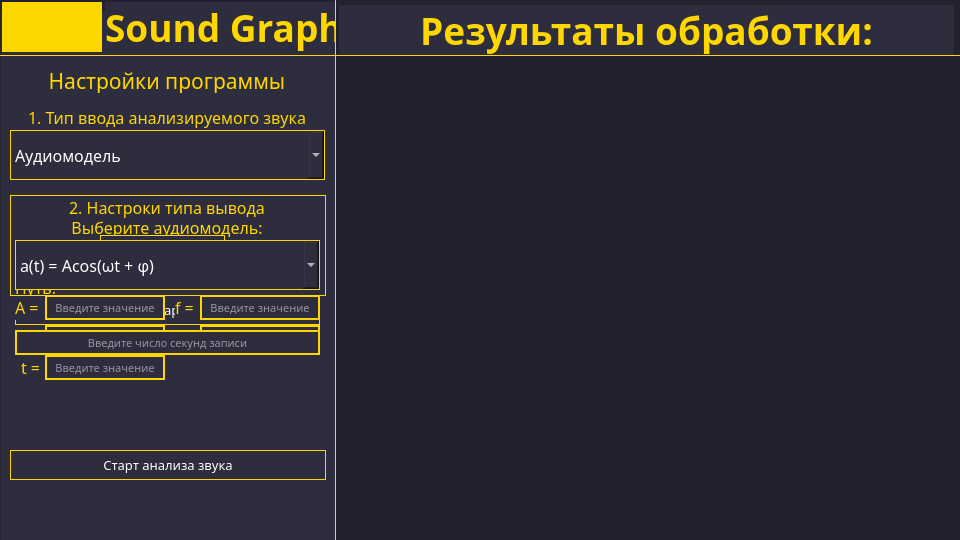
<?xml version="1.0" encoding="UTF-8"?>
<ui version="4.0">
 <class>SG</class>
 <widget class="QMainWindow" name="SG">
  <property name="enabled">
   <bool>true</bool>
  </property>
  <property name="geometry">
   <rect>
    <x>0</x>
    <y>0</y>
    <width>960</width>
    <height>540</height>
   </rect>
  </property>
  <property name="sizePolicy">
   <sizepolicy hsizetype="Preferred" vsizetype="Preferred">
    <horstretch>0</horstretch>
    <verstretch>0</verstretch>
   </sizepolicy>
  </property>
  <property name="minimumSize">
   <size>
    <width>960</width>
    <height>540</height>
   </size>
  </property>
  <property name="maximumSize">
   <size>
    <width>960</width>
    <height>540</height>
   </size>
  </property>
  <property name="windowTitle">
   <string>Sound Graph</string>
  </property>
  <property name="styleSheet">
   <string notr="true">background-color: #22222E</string>
  </property>
  <property name="tabShape">
   <enum>QTabWidget::Rounded</enum>
  </property>
  <widget class="QWidget" name="SG_widget">
   <widget class="Line" name="line">
    <property name="geometry">
     <rect>
      <x>0</x>
      <y>55</y>
      <width>1024</width>
      <height>1</height>
     </rect>
    </property>
    <property name="autoFillBackground">
     <bool>false</bool>
    </property>
    <property name="styleSheet">
     <string notr="true">border: 2px solid #FFD700;</string>
    </property>
    <property name="orientation">
     <enum>Qt::Horizontal</enum>
    </property>
   </widget>
   <widget class="QLabel" name="icon">
    <property name="geometry">
     <rect>
      <x>2</x>
      <y>2</y>
      <width>100</width>
      <height>50</height>
     </rect>
    </property>
    <property name="styleSheet">
     <string notr="true">background-color: #FFD700</string>
    </property>
    <property name="text">
     <string/>
    </property>
    <property name="pixmap">
     <pixmap>../images/icon.png</pixmap>
    </property>
    <property name="scaledContents">
     <bool>true</bool>
    </property>
    <property name="alignment">
     <set>Qt::AlignCenter</set>
    </property>
   </widget>
   <widget class="QLabel" name="name">
    <property name="geometry">
     <rect>
      <x>105</x>
      <y>2</y>
      <width>230</width>
      <height>50</height>
     </rect>
    </property>
    <property name="font">
     <font>
      <family>Roboto Slab SemiBold</family>
      <pointsize>28</pointsize>
      <weight>75</weight>
      <bold>true</bold>
     </font>
    </property>
    <property name="styleSheet">
     <string notr="true">color: #FFD700; background-color: #2D2D3D</string>
    </property>
    <property name="text">
     <string>Sound Graph</string>
    </property>
    <property name="alignment">
     <set>Qt::AlignLeading|Qt::AlignLeft|Qt::AlignVCenter</set>
    </property>
   </widget>
   <widget class="QFrame" name="settings">
    <property name="geometry">
     <rect>
      <x>0</x>
      <y>10</y>
      <width>336</width>
      <height>576</height>
     </rect>
    </property>
    <property name="styleSheet">
     <string notr="true">background-color: #2D2D3D</string>
    </property>
    <property name="frameShape">
     <enum>QFrame::StyledPanel</enum>
    </property>
    <property name="frameShadow">
     <enum>QFrame::Raised</enum>
    </property>
    <widget class="QComboBox" name="input_type_box">
     <property name="geometry">
      <rect>
       <x>10</x>
       <y>120</y>
       <width>315</width>
       <height>50</height>
      </rect>
     </property>
     <property name="font">
      <font>
       <family>Roboto Slab</family>
       <pointsize>12</pointsize>
      </font>
     </property>
     <property name="toolTip">
      <string/>
     </property>
     <property name="layoutDirection">
      <enum>Qt::LeftToRight</enum>
     </property>
     <property name="autoFillBackground">
      <bool>false</bool>
     </property>
     <property name="styleSheet">
      <string notr="true">QComboBox {
	background-color: #2D2D3D;
	border: 1px solid #FFD700;
	color: white;
}

QComboBox QAbstractItemView {
   color: white;
   background-color: #2D2D3D;
}</string>
     </property>
     <property name="editable">
      <bool>false</bool>
     </property>
     <property name="currentText">
      <string>Аудиомодель</string>
     </property>
     <property name="currentIndex">
      <number>0</number>
     </property>
     <property name="insertPolicy">
      <enum>QComboBox::NoInsert</enum>
     </property>
     <property name="sizeAdjustPolicy">
      <enum>QComboBox::AdjustToContentsOnFirstShow</enum>
     </property>
     <item>
      <property name="text">
       <string>Аудиомодель</string>
      </property>
     </item>
     <item>
      <property name="text">
       <string>Звуки устройства</string>
      </property>
     </item>
     <item>
      <property name="text">
       <string>Файл</string>
      </property>
     </item>
    </widget>
    <widget class="QLabel" name="settings_label">
     <property name="geometry">
      <rect>
       <x>2</x>
       <y>58</y>
       <width>330</width>
       <height>25</height>
      </rect>
     </property>
     <property name="font">
      <font>
       <family>Roboto Slab</family>
       <pointsize>16</pointsize>
      </font>
     </property>
     <property name="styleSheet">
      <string notr="true">color: #FFD700; background-color: #2D2D3D</string>
     </property>
     <property name="text">
      <string>Настройки программы</string>
     </property>
     <property name="alignment">
      <set>Qt::AlignCenter</set>
     </property>
    </widget>
    <widget class="QLabel" name="input_type_label">
     <property name="geometry">
      <rect>
       <x>2</x>
       <y>95</y>
       <width>330</width>
       <height>25</height>
      </rect>
     </property>
     <property name="font">
      <font>
       <family>Roboto Slab</family>
       <pointsize>12</pointsize>
      </font>
     </property>
     <property name="styleSheet">
      <string notr="true">color: #FFD700; background-color: #2D2D3D</string>
     </property>
     <property name="text">
      <string>1. Тип ввода анализируемого звука</string>
     </property>
     <property name="alignment">
      <set>Qt::AlignCenter</set>
     </property>
    </widget>
    <widget class="QLabel" name="sopt_label">
     <property name="geometry">
      <rect>
       <x>2</x>
       <y>185</y>
       <width>330</width>
       <height>25</height>
      </rect>
     </property>
     <property name="font">
      <font>
       <family>Roboto Slab</family>
       <pointsize>12</pointsize>
      </font>
     </property>
     <property name="styleSheet">
      <string notr="true">color: #FFD700; background-color: #2D2D3D</string>
     </property>
     <property name="text">
      <string>2. Настроки типа вывода</string>
     </property>
     <property name="alignment">
      <set>Qt::AlignCenter</set>
     </property>
    </widget>
    <widget class="QPushButton" name="path_btn">
     <property name="enabled">
      <bool>true</bool>
     </property>
     <property name="geometry">
      <rect>
       <x>100</x>
       <y>225</y>
       <width>125</width>
       <height>30</height>
      </rect>
     </property>
     <property name="font">
      <font>
       <family>Roboto Slab</family>
       <pointsize>10</pointsize>
      </font>
     </property>
     <property name="styleSheet">
      <string notr="true">QPushButton {
	background-color: #2D2D3D;
	border: 1px solid #FFD700;
	color: white;
}

QPushButton:hover {
	background-color: #B59900;
}

 QPushButton:!hover {
	background-color: #2D2D3D;
}

QPushButton:pressed {
	background-color: #FFD700;
}
</string>
     </property>
     <property name="text">
      <string>Выбрать файл</string>
     </property>
    </widget>
    <widget class="QLabel" name="path_label">
     <property name="geometry">
      <rect>
       <x>15</x>
       <y>265</y>
       <width>45</width>
       <height>25</height>
      </rect>
     </property>
     <property name="font">
      <font>
       <family>Roboto Slab</family>
       <pointsize>12</pointsize>
      </font>
     </property>
     <property name="styleSheet">
      <string notr="true">color: #FFD700; background-color: #2D2D3D</string>
     </property>
     <property name="text">
      <string>Путь:</string>
     </property>
     <property name="alignment">
      <set>Qt::AlignLeading|Qt::AlignLeft|Qt::AlignVCenter</set>
     </property>
    </widget>
    <widget class="QLabel" name="path_sound_label">
     <property name="geometry">
      <rect>
       <x>62</x>
       <y>266</y>
       <width>261</width>
       <height>25</height>
      </rect>
     </property>
     <property name="font">
      <font>
       <underline>true</underline>
      </font>
     </property>
     <property name="styleSheet">
      <string notr="true">color: #FFD700; background-color: #2D2D3D;  text-decoration: underline;</string>
     </property>
     <property name="text">
      <string/>
     </property>
     <property name="alignment">
      <set>Qt::AlignLeading|Qt::AlignLeft|Qt::AlignVCenter</set>
     </property>
    </widget>
    <widget class="QLabel" name="rec_type_label">
     <property name="geometry">
      <rect>
       <x>2</x>
       <y>205</y>
       <width>330</width>
       <height>25</height>
      </rect>
     </property>
     <property name="font">
      <font>
       <family>Roboto Slab</family>
       <pointsize>12</pointsize>
      </font>
     </property>
     <property name="styleSheet">
      <string notr="true">color: #FFD700; background-color: #2D2D3D</string>
     </property>
     <property name="text">
      <string>Выберите аудиомодель:</string>
     </property>
     <property name="alignment">
      <set>Qt::AlignCenter</set>
     </property>
    </widget>
    <widget class="QComboBox" name="rec_type_box">
     <property name="geometry">
      <rect>
       <x>15</x>
       <y>230</y>
       <width>305</width>
       <height>50</height>
      </rect>
     </property>
     <property name="font">
      <font>
       <family>Roboto Slab</family>
       <pointsize>12</pointsize>
      </font>
     </property>
     <property name="toolTip">
      <string/>
     </property>
     <property name="layoutDirection">
      <enum>Qt::LeftToRight</enum>
     </property>
     <property name="autoFillBackground">
      <bool>false</bool>
     </property>
     <property name="styleSheet">
      <string notr="true">background-color: #2D2D3D;
border: 1px solid #FFD700;
color: white;
</string>
     </property>
     <property name="editable">
      <bool>false</bool>
     </property>
     <property name="currentText">
      <string/>
     </property>
     <property name="currentIndex">
      <number>-1</number>
     </property>
    </widget>
    <widget class="QPushButton" name="start_btn">
     <property name="enabled">
      <bool>true</bool>
     </property>
     <property name="geometry">
      <rect>
       <x>15</x>
       <y>285</y>
       <width>305</width>
       <height>30</height>
      </rect>
     </property>
     <property name="font">
      <font>
       <family>Roboto Slab</family>
       <pointsize>10</pointsize>
      </font>
     </property>
     <property name="styleSheet">
      <string notr="true">QPushButton {
	background-color: #2D2D3D;
	border: 1px solid #FFD700;
	color: white;
}

QPushButton:hover {
	background-color: #B59900;
}

 QPushButton:!hover {
	background-color: #2D2D3D;
}

QPushButton:pressed {
	background-color: #FFD700;
}
</string>
     </property>
     <property name="text">
      <string>Старт</string>
     </property>
    </widget>
    <widget class="QPushButton" name="graphics_btn">
     <property name="enabled">
      <bool>true</bool>
     </property>
     <property name="geometry">
      <rect>
       <x>10</x>
       <y>440</y>
       <width>316</width>
       <height>30</height>
      </rect>
     </property>
     <property name="font">
      <font>
       <family>Roboto Slab</family>
       <pointsize>10</pointsize>
      </font>
     </property>
     <property name="styleSheet">
      <string notr="true">QPushButton {
	background-color: #2D2D3D;
	border: 1px solid #FFD700;
	color: white;
}

QPushButton:hover {
	background-color: #B59900;
}

 QPushButton:!hover {
	background-color: #2D2D3D;
}

QPushButton:pressed {
	background-color: #FFD700;
}
</string>
     </property>
     <property name="text">
      <string>Старт анализа звука</string>
     </property>
    </widget>
    <widget class="QComboBox" name="model_type_box">
     <property name="geometry">
      <rect>
       <x>15</x>
       <y>230</y>
       <width>305</width>
       <height>50</height>
      </rect>
     </property>
     <property name="font">
      <font>
       <family>Roboto Slab</family>
       <pointsize>12</pointsize>
      </font>
     </property>
     <property name="toolTip">
      <string/>
     </property>
     <property name="layoutDirection">
      <enum>Qt::LeftToRight</enum>
     </property>
     <property name="autoFillBackground">
      <bool>false</bool>
     </property>
     <property name="styleSheet">
      <string notr="true">background-color: #2D2D3D;
border: 1px solid #FFD700;
color: white;
</string>
     </property>
     <property name="editable">
      <bool>false</bool>
     </property>
     <property name="currentText">
      <string>a(t) = Acos(ωt + φ)</string>
     </property>
     <property name="currentIndex">
      <number>0</number>
     </property>
     <item>
      <property name="text">
       <string>a(t) = Acos(ωt + φ)</string>
      </property>
     </item>
    </widget>
    <widget class="QLabel" name="reg_label_1">
     <property name="geometry">
      <rect>
       <x>15</x>
       <y>285</y>
       <width>50</width>
       <height>25</height>
      </rect>
     </property>
     <property name="font">
      <font>
       <family>Roboto Slab</family>
       <pointsize>12</pointsize>
      </font>
     </property>
     <property name="styleSheet">
      <string notr="true">color: #FFD700; background-color: #2D2D3D</string>
     </property>
     <property name="text">
      <string>A = </string>
     </property>
     <property name="alignment">
      <set>Qt::AlignLeading|Qt::AlignLeft|Qt::AlignVCenter</set>
     </property>
    </widget>
    <widget class="QLineEdit" name="reg_1">
     <property name="geometry">
      <rect>
       <x>45</x>
       <y>285</y>
       <width>120</width>
       <height>25</height>
      </rect>
     </property>
     <property name="font">
      <font>
       <family>Roboto Slab Medium</family>
       <pointsize>8</pointsize>
      </font>
     </property>
     <property name="styleSheet">
      <string notr="true">border: 2px solid #FFD700;
color: white</string>
     </property>
     <property name="alignment">
      <set>Qt::AlignCenter</set>
     </property>
     <property name="placeholderText">
      <string>Введите значение</string>
     </property>
    </widget>
    <widget class="QLineEdit" name="reg_4">
     <property name="geometry">
      <rect>
       <x>45</x>
       <y>315</y>
       <width>120</width>
       <height>25</height>
      </rect>
     </property>
     <property name="font">
      <font>
       <family>Roboto Slab Medium</family>
       <pointsize>8</pointsize>
      </font>
     </property>
     <property name="styleSheet">
      <string notr="true">border: 2px solid #FFD700;
color: white</string>
     </property>
     <property name="alignment">
      <set>Qt::AlignCenter</set>
     </property>
     <property name="placeholderText">
      <string>Введите значение</string>
     </property>
    </widget>
    <widget class="QLabel" name="reg_label_4">
     <property name="geometry">
      <rect>
       <x>15</x>
       <y>315</y>
       <width>50</width>
       <height>25</height>
      </rect>
     </property>
     <property name="font">
      <font>
       <family>Roboto Slab</family>
       <pointsize>12</pointsize>
      </font>
     </property>
     <property name="styleSheet">
      <string notr="true">color: #FFD700; background-color: #2D2D3D</string>
     </property>
     <property name="text">
      <string>ω = </string>
     </property>
     <property name="alignment">
      <set>Qt::AlignLeading|Qt::AlignLeft|Qt::AlignVCenter</set>
     </property>
    </widget>
    <widget class="QLineEdit" name="reg_5">
     <property name="geometry">
      <rect>
       <x>45</x>
       <y>345</y>
       <width>120</width>
       <height>25</height>
      </rect>
     </property>
     <property name="font">
      <font>
       <family>Roboto Slab Medium</family>
       <pointsize>8</pointsize>
      </font>
     </property>
     <property name="styleSheet">
      <string notr="true">border: 2px solid #FFD700;
color: white</string>
     </property>
     <property name="alignment">
      <set>Qt::AlignCenter</set>
     </property>
     <property name="placeholderText">
      <string>Введите значение</string>
     </property>
    </widget>
    <widget class="QLabel" name="reg_label_5">
     <property name="geometry">
      <rect>
       <x>21</x>
       <y>345</y>
       <width>50</width>
       <height>25</height>
      </rect>
     </property>
     <property name="font">
      <font>
       <family>Roboto Slab</family>
       <pointsize>12</pointsize>
      </font>
     </property>
     <property name="styleSheet">
      <string notr="true">color: #FFD700; background-color: #2D2D3D</string>
     </property>
     <property name="text">
      <string>t = </string>
     </property>
     <property name="alignment">
      <set>Qt::AlignLeading|Qt::AlignLeft|Qt::AlignVCenter</set>
     </property>
    </widget>
    <widget class="QLineEdit" name="reg_2">
     <property name="geometry">
      <rect>
       <x>200</x>
       <y>285</y>
       <width>120</width>
       <height>25</height>
      </rect>
     </property>
     <property name="font">
      <font>
       <family>Roboto Slab Medium</family>
       <pointsize>8</pointsize>
      </font>
     </property>
     <property name="styleSheet">
      <string notr="true">border: 2px solid #FFD700;
color: white</string>
     </property>
     <property name="alignment">
      <set>Qt::AlignCenter</set>
     </property>
     <property name="placeholderText">
      <string>Введите значение</string>
     </property>
    </widget>
    <widget class="QLabel" name="reg_label_2">
     <property name="geometry">
      <rect>
       <x>175</x>
       <y>285</y>
       <width>50</width>
       <height>25</height>
      </rect>
     </property>
     <property name="font">
      <font>
       <family>Roboto Slab</family>
       <pointsize>12</pointsize>
      </font>
     </property>
     <property name="styleSheet">
      <string notr="true">color: #FFD700; background-color: #2D2D3D</string>
     </property>
     <property name="text">
      <string>f = </string>
     </property>
     <property name="alignment">
      <set>Qt::AlignLeading|Qt::AlignLeft|Qt::AlignVCenter</set>
     </property>
    </widget>
    <widget class="QLineEdit" name="reg_3">
     <property name="geometry">
      <rect>
       <x>200</x>
       <y>315</y>
       <width>120</width>
       <height>25</height>
      </rect>
     </property>
     <property name="font">
      <font>
       <family>Roboto Slab Medium</family>
       <pointsize>8</pointsize>
      </font>
     </property>
     <property name="styleSheet">
      <string notr="true">border: 2px solid #FFD700;
color: white</string>
     </property>
     <property name="alignment">
      <set>Qt::AlignCenter</set>
     </property>
     <property name="placeholderText">
      <string>Введите значение</string>
     </property>
    </widget>
    <widget class="QLabel" name="reg_label_3">
     <property name="geometry">
      <rect>
       <x>170</x>
       <y>315</y>
       <width>50</width>
       <height>25</height>
      </rect>
     </property>
     <property name="font">
      <font>
       <family>Roboto Slab</family>
       <pointsize>12</pointsize>
      </font>
     </property>
     <property name="styleSheet">
      <string notr="true">color: #FFD700; background-color: #2D2D3D</string>
     </property>
     <property name="text">
      <string>φ = </string>
     </property>
     <property name="alignment">
      <set>Qt::AlignLeading|Qt::AlignLeft|Qt::AlignVCenter</set>
     </property>
    </widget>
    <widget class="QLineEdit" name="reg_seconds">
     <property name="geometry">
      <rect>
       <x>15</x>
       <y>320</y>
       <width>305</width>
       <height>25</height>
      </rect>
     </property>
     <property name="font">
      <font>
       <family>Roboto Slab Medium</family>
       <pointsize>8</pointsize>
      </font>
     </property>
     <property name="styleSheet">
      <string notr="true">border: 2px solid #FFD700;
color: white</string>
     </property>
     <property name="alignment">
      <set>Qt::AlignCenter</set>
     </property>
     <property name="placeholderText">
      <string>Введите число секунд записи</string>
     </property>
    </widget>
    <zorder>rec_type_label</zorder>
    <zorder>reg_label_5</zorder>
    <zorder>reg_label_4</zorder>
    <zorder>input_type_box</zorder>
    <zorder>settings_label</zorder>
    <zorder>input_type_label</zorder>
    <zorder>sopt_label</zorder>
    <zorder>path_btn</zorder>
    <zorder>path_label</zorder>
    <zorder>path_sound_label</zorder>
    <zorder>rec_type_box</zorder>
    <zorder>start_btn</zorder>
    <zorder>graphics_btn</zorder>
    <zorder>model_type_box</zorder>
    <zorder>reg_label_1</zorder>
    <zorder>reg_1</zorder>
    <zorder>reg_4</zorder>
    <zorder>reg_5</zorder>
    <zorder>reg_label_2</zorder>
    <zorder>reg_2</zorder>
    <zorder>reg_label_3</zorder>
    <zorder>reg_3</zorder>
    <zorder>reg_seconds</zorder>
   </widget>
   <widget class="Line" name="line_3">
    <property name="geometry">
     <rect>
      <x>10</x>
      <y>195</y>
      <width>315</width>
      <height>1</height>
     </rect>
    </property>
    <property name="autoFillBackground">
     <bool>false</bool>
    </property>
    <property name="styleSheet">
     <string notr="true">border: 1px solid #FFD700;</string>
    </property>
    <property name="orientation">
     <enum>Qt::Horizontal</enum>
    </property>
   </widget>
   <widget class="Line" name="line_4">
    <property name="geometry">
     <rect>
      <x>10</x>
      <y>195</y>
      <width>1</width>
      <height>100</height>
     </rect>
    </property>
    <property name="autoFillBackground">
     <bool>false</bool>
    </property>
    <property name="styleSheet">
     <string notr="true">border: 1px solid #FFD700;</string>
    </property>
    <property name="orientation">
     <enum>Qt::Vertical</enum>
    </property>
   </widget>
   <widget class="Line" name="line_5">
    <property name="geometry">
     <rect>
      <x>325</x>
      <y>195</y>
      <width>1</width>
      <height>100</height>
     </rect>
    </property>
    <property name="autoFillBackground">
     <bool>false</bool>
    </property>
    <property name="styleSheet">
     <string notr="true">border: 1px solid #FFD700;</string>
    </property>
    <property name="orientation">
     <enum>Qt::Vertical</enum>
    </property>
   </widget>
   <widget class="Line" name="line_6">
    <property name="geometry">
     <rect>
      <x>10</x>
      <y>295</y>
      <width>316</width>
      <height>1</height>
     </rect>
    </property>
    <property name="autoFillBackground">
     <bool>false</bool>
    </property>
    <property name="styleSheet">
     <string notr="true">border: 1px solid #FFD700;</string>
    </property>
    <property name="orientation">
     <enum>Qt::Horizontal</enum>
    </property>
   </widget>
   <widget class="Line" name="line_2">
    <property name="geometry">
     <rect>
      <x>335</x>
      <y>0</y>
      <width>1</width>
      <height>540</height>
     </rect>
    </property>
    <property name="autoFillBackground">
     <bool>false</bool>
    </property>
    <property name="styleSheet">
     <string notr="true">border: 1px solid #FFD700;</string>
    </property>
    <property name="orientation">
     <enum>Qt::Vertical</enum>
    </property>
   </widget>
   <widget class="QLabel" name="fq_sp">
    <property name="geometry">
     <rect>
      <x>340</x>
      <y>65</y>
      <width>610</width>
      <height>140</height>
     </rect>
    </property>
    <property name="text">
     <string/>
    </property>
    <property name="scaledContents">
     <bool>true</bool>
    </property>
   </widget>
   <widget class="QLabel" name="sp">
    <property name="geometry">
     <rect>
      <x>340</x>
      <y>225</y>
      <width>610</width>
      <height>140</height>
     </rect>
    </property>
    <property name="text">
     <string/>
    </property>
    <property name="scaledContents">
     <bool>true</bool>
    </property>
   </widget>
   <widget class="QLabel" name="wf">
    <property name="geometry">
     <rect>
      <x>340</x>
      <y>385</y>
      <width>610</width>
      <height>140</height>
     </rect>
    </property>
    <property name="text">
     <string/>
    </property>
    <property name="scaledContents">
     <bool>true</bool>
    </property>
   </widget>
   <widget class="QLabel" name="name_2">
    <property name="geometry">
     <rect>
      <x>339</x>
      <y>5</y>
      <width>615</width>
      <height>50</height>
     </rect>
    </property>
    <property name="font">
     <font>
      <family>Roboto Slab SemiBold</family>
      <pointsize>28</pointsize>
      <weight>75</weight>
      <bold>true</bold>
     </font>
    </property>
    <property name="styleSheet">
     <string notr="true">color: #FFD700; background-color: #2D2D3D</string>
    </property>
    <property name="text">
     <string>Результаты обработки:</string>
    </property>
    <property name="alignment">
     <set>Qt::AlignCenter</set>
    </property>
   </widget>
   <zorder>settings</zorder>
   <zorder>line</zorder>
   <zorder>icon</zorder>
   <zorder>name</zorder>
   <zorder>line_3</zorder>
   <zorder>line_4</zorder>
   <zorder>line_5</zorder>
   <zorder>line_6</zorder>
   <zorder>line_2</zorder>
   <zorder>fq_sp</zorder>
   <zorder>sp</zorder>
   <zorder>wf</zorder>
   <zorder>name_2</zorder>
  </widget>
 </widget>
 <resources/>
 <connections/>
</ui>
